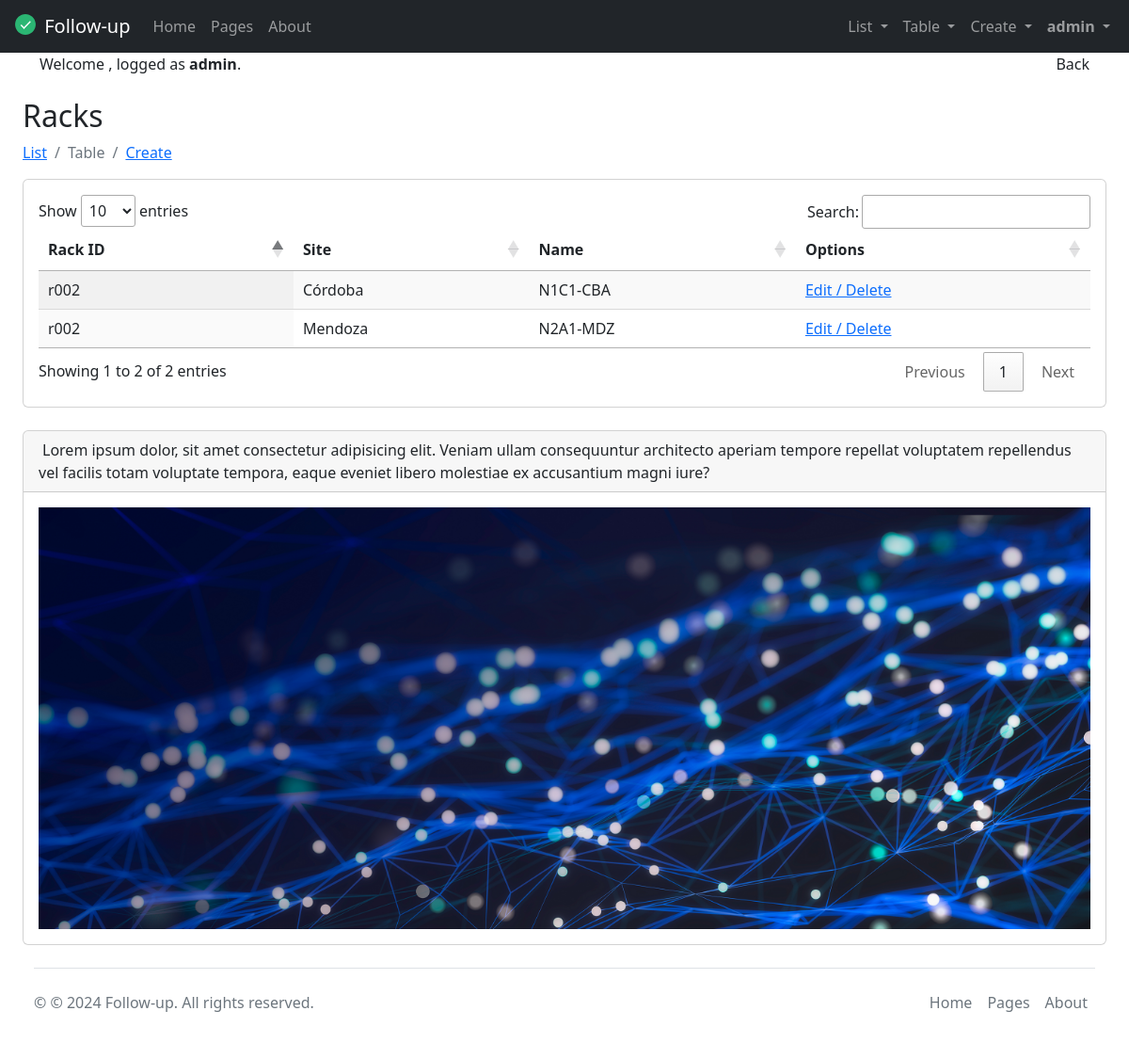
The app's page /rack_table/ (signed in), older data.
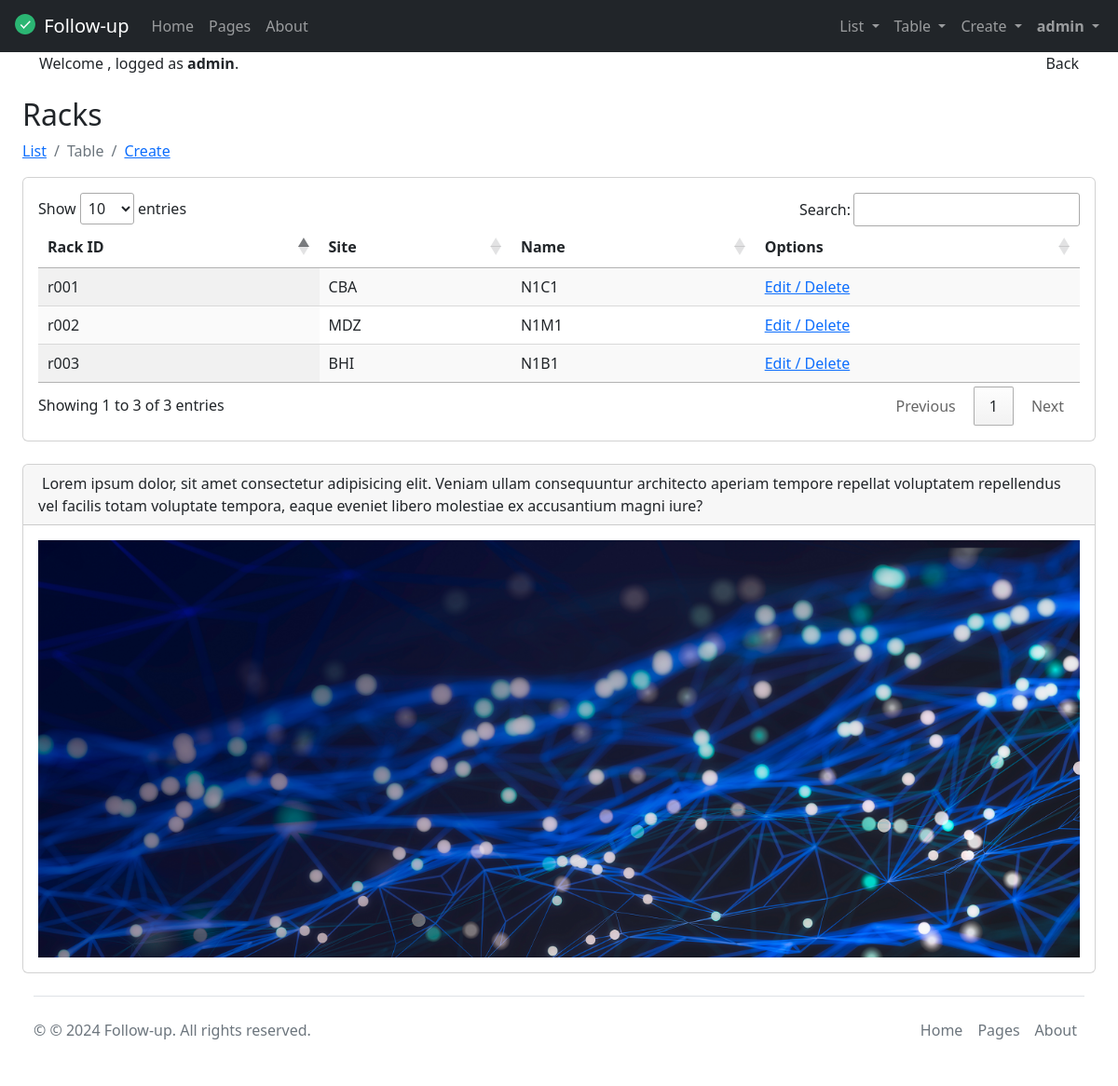
The same page, newer data.
### tasks/models.py (models this page shows, shortened)
class Rack(models.Model):
  rackId = models.CharField(max_length=6)
  name = models.CharField(max_length=20)
  site = models.ForeignKey(Site, on_delete=models.CASCADE, null=True)
  rackImage = models.ImageField(upload_to='racks', blank=True, null=True, default="/media/static/default.png") # default=""
  class Meta():
    verbose_name = 'Rack'
    verbose_name_plural = 'Racks'
    ordering = ('rackId', 'name')
    unique_together = ('rackId', 'name')

class Site(models.Model):
  siteId = models.CharField(max_length=6)
  name = models.CharField(max_length=20)
  address = models.CharField(max_length=30)
  city = models.CharField(max_length=20)
  country = models.CharField(max_length=20)
  switchowner = models.CharField(max_length=30)
  contact = models.IntegerField(default=0)
  siteImage = models.ImageField(upload_to='sites', blank=True, null=True, default="/media/static/default.png") # default=""
  def __str__(self):
    return self.name
  class Meta():
    verbose_name = 'Site'
    verbose_name_plural = 'Sites'
    ordering = ('siteId', 'name')
    unique_together = ('siteId', 'name')

### tasks/views.py (the view)
# urls.py: path('rack_table/', views.rack_table, name='rack_table'),
@login_required
def rack_table(request):
    racks = Rack.objects.all()
    return render(request, 'rack_table.html', {'racks': racks})

### tasks/templates/rack_table.html
{% extends 'base.html' %}
{% block content %}
<h2 class="mt-4">Racks</h2>
<nav aria-label="breadcrumb">
  <ol class="breadcrumb">
    <li class="breadcrumb-item"><a href="/racks">List</a></li>
    <li class="breadcrumb-item active" aria-current="page">Table</li>
    <li class="breadcrumb-item"><a href="/rack_create">Create</a></li>
  </ol>
</nav>
<div class="card mb-4">
  <div class="card-body">
    <table id="example" class="display" style="width:100%">
        <thead>
            <tr>
                <th>Rack ID</th>
                <th>Site</th>
                <th>Name</th>
                {% if user.is_staff %}
                <th>Options</th>
                {% endif %}
            </tr>
        </thead>
        <tbody>
            {% for rack in racks %}
            <tr>
                <td>{{ rack.rackId }}</td>
                <td>{{ rack.site }}</td>
                <td>{{ rack.name }}</td>
                {% if user.is_staff %}
                <td><a href="{% url 'rack_detail' rack.id %}">Edit / Delete</a></td>
                {% endif %}
            </tr>
            {% endfor %}
        </tbody>
    </table>
  </div>
</div>
{% endblock %}

Row changes from the older to the newer data that the page shows:
changed Rack: rackId "r002" → "r001"; site "Mendoza" → "CBA"; name "N2A1-MDZ" → "N1C1"; moves up the list
changed Rack: site "Córdoba" → "MDZ"; name "N1C1-CBA" → "N1M1"
added Rack: rackId "r003", site "BHI", name "N1B1"
Text that changed along with them:
text written by a page script: "Show entries Search: Showing 1 to 2 of 2 entries Previous 1 Next" → "Show entries Search: Showing 1 to 3 of 3 entries Previous 1 Next"
